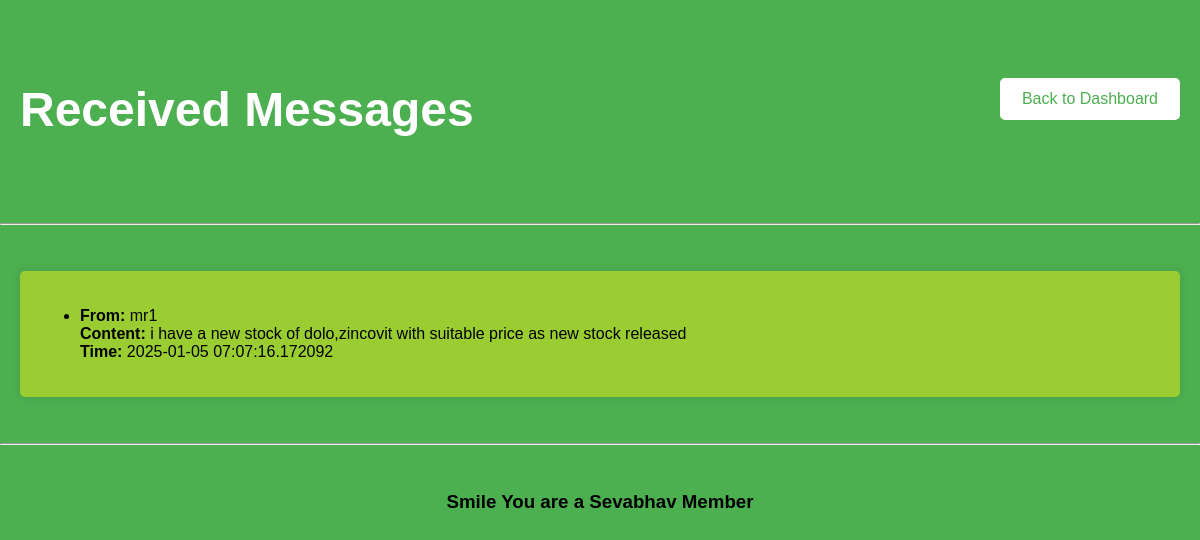
Page /received_messages (signed in) on the committed database.
### models.py (models this page shows)
class Message(db.Model):
    id = db.Column(db.Integer, primary_key=True)
    sender_id = db.Column(db.Integer, db.ForeignKey('user.id'), nullable=False)
    recipient_id = db.Column(db.Integer, db.ForeignKey('user.id'), nullable=False)
    content = db.Column(db.Text, nullable=False)
    timestamp = db.Column(db.DateTime, nullable=False)

class User(db.Model):
    id = db.Column(db.Integer, primary_key=True)
    name = db.Column(db.String(100), nullable=False)
    role = db.Column(db.String(50), nullable=False)  # 'Doctor' or 'MR' or 'Patient'
    email = db.Column(db.String(120), unique=True, nullable=False)
    password = db.Column(db.String(128), nullable=False)
    messages_sent = db.relationship('Message',
                                    foreign_keys='Message.sender_id',
                                    backref='sender',
                                    lazy=True)
    messages_received = db.relationship('Message',
                                        foreign_keys='Message.recipient_id',
                                        backref='recipient',
                                        lazy=True)

### app.py (the view)
@app.route('/received_messages')
def received_messages():
    if 'user_id' not in session:
        flash('Please log in to view messages.', 'error')
        return redirect(url_for('login'))
    user = User.query.get(session['user_id'])
    messages = user.messages_received
    return render_template('received_messages.html', user=user, messages=messages)

### templates/received_messages.html (shortened to what this page needs)
<!DOCTYPE html>
<html>
<head>
    <link rel="stylesheet" href="{{ url_for('static', filename='dashboard_style.css') }}">
</head>
<body>
    <header>
        <h1>Received Messages</h1>
        <a href="{{ url_for('dashboard') }}">Back to Dashboard</a>
    </header>
    <br>
    <hr>
    <br>
    <section>
        {% if messages %}
            <ul>
                {% for message in messages %}
                    <li>
                        <strong>From:</strong> {{ message.sender.name }} <br>
                        <strong>Content:</strong> {{ message.content }} <br>
                        <strong>Time:</strong> {{ message.timestamp }}
                    </li>
                {% endfor %}
            </ul>
        {% else %}
            <p>No messages received yet.</p>
        {% endif %}
    </section>
    <br>
    <hr>
    <footer>
        <br>
        <h3 style="margin: 20px; text-align-last: center;"> Smile You   are   a   Sevabhav   Member</h3>
        <br>
    </footer>
</body>
</html>

### static/dashboard_style.css (style rules this page uses)
body { font-family: Arial, sans-serif; margin: 0; padding: 0; background-color: #4CAF50; }
header { background-color: #4CAF50; color: white; padding: 50px 20px; display: flex; justify-content: space-between; align-items: center; }
header h1 { font-size: 3rem; margin-bottom: 10px; }
header a { padding: 10px 20px; font-size: 1rem; color: #4CAF50; background-color: white; border: 2px solid white; border-radius: 5px; text-decoration: none; }
section { margin: 20px; padding: 20px; background:yellowgreen; border-radius: 5px; box-shadow: 0 0 10px rgba(0, 0, 0, 0.1); }

### rows in the picture
Message: sender.name "mr1", content "i have a new stock of dolo,zincovit with suitable price as new stock released", timestamp "2025-01-05 07:07:16.172092"
